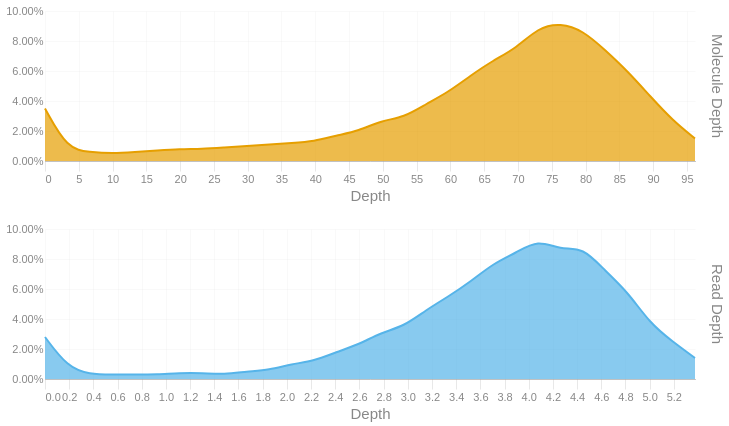

Notebook cell for this chart:
### Code cell
readdep = depth_hist(tb['Read Depth'], q99, 3)
readdep = readdep.with_columns(pl.lit('Read Depth').alias('Metric'))
if not SKIPLR:
    moldep = depth_hist(tb['Molecule Depth'], mol_q99, 1)
    moldep = moldep.with_columns(pl.lit('Molecule Depth').alias('Metric'))
    _hist = pl.concat([readdep, moldep])
    _hist = _hist.filter(pl.col('Proportion') != 0)
    with SafeRender(_hist):
        (
            alt.Chart(_hist)        
            .mark_area(interpolate = "basis")
            .encode(
                x=alt.X('Bin:Q').scale(domainMin=0).axis(alt.Axis(title='Depth')),
                y = alt.Y('Proportion:Q', title = None).axis(format = '.2%'),
                color = alt.Color('Metric:N').legend(None),
                row = alt.Row("Metric:N").header(title = None, labelOrient = 'right'),
                tooltip = [
                    alt.Tooltip("Metric:N", title = "Metric"),
                    alt.Tooltip('Interval:N', title = "Depth Interval"),
                    alt.Tooltip('Proportion:Q', title = "% Alignments").format('.2%')
                ]
            )
            .resolve_scale(x='independent', y='independent')
            .properties(
                height = 150, width = 650,
                usermeta={'embedOptions': {'downloadFileName': f'{samplename}.depth.hist'}}
            )
        ).display()
else:
    readdep = readdep.filter(pl.col('Proportion') != 0)
    with SafeRender(readdep):
        (
            alt.Chart(readdep)        
            .mark_area(interpolate = "basis")
            .encode(
                x=alt.X('Bin:Q').scale(domainMin=0).axis(alt.Axis(title='Depth')),
                y = alt.Y('Proportion:Q', title = None).axis(format = '.2%'),
                tooltip = [
                    alt.Tooltip('Interval:N', title = "Depth Interval"),
                    alt.Tooltip('Proportion:Q', title = "% Alignments").format('.2%')
                ]
            )
            .properties(
                usermeta={'embedOptions': {'downloadFileName': f'{samplename}.depth.hist'}}
            )
        ).display()

### Figure 1 — Vega-Lite specification as saved in the notebook (floating-point values rounded to 4 significant figures)
{"width": 650, "height": 150, "config": {"title": {"anchor": "start", "dy": -15, "fontSize": 18, "color": "#888888", "subtitleColor": "#888888", "subtitleFontSize": 14}, "arc": {"fill": "#0072B2"}, "axis": {"domainColor": "#888888", "domainWidth": 0.5, "gridWidth": 0.2, "grid": false, "titleFontWeight": 400, "titleFontSize": 15, "labelFontSize": 11, "labelColor": "#888888", "tickColor": "#888888", "tickWidth": 0.2, "titleColor": "#888888"}, "axisBand": {"grid": false}, "axisX": {"grid": true, "tickSize": 10, "domainCap": "round"}, "axisY": {"domain": false, "grid": true, "tickSize": 0, "domainCap": "round"}, "background": "transparent", "header": {"labelFontSize": 15, "labelColor": "#888888", "titleFontSize": 15, "titleFontWeight": 600, "titleColor": "#888888"}, "legend": {"labelFont": "sans-serif", "labelFontSize": 12, "labelColor": "#888888", "symbolSize": 100, "symbolType": "circle", "titleFontSize": 12, "titlePadding": 10, "titleColor": "#888888", "title": null}, "range": {"category": ["#E69F00", "#56B4E9", "#009E73", "#F0E442", "#0072B2", "#D55E00", "#CC79A7", "#000000"], "diverging": ["#cfe8f3", "#a2d4ec", "#73bfe2", "#46abdb", "#1696d2", "#12719e"]}, "area": {"fill": "#0072B2", "fillOpacity": 0.7, "line": true, "strokeOpacity": 0.7}, "line": {"color": "#0072B2", "stroke": "#0072B2", "strokeWidth": 2}, "trail": {"color": "#0072B2", "stroke": "#0072B2", "strokeWidth": 0, "size": 1}, "point": {"filled": true, "fillOpacity": 1.0, "size": 95}, "text": {"color": "#888888", "fontSize": 11, "align": "right", "fontWeight": 400, "size": 11}, "bar": {"fill": "#0072B2", "stroke": null}, "view": {"stroke": null, "continuousWidth": 660, "continuousHeight": 400}}, "data": {"name": "data-a1cd3e2e728b58948e92af1c17526f9a"}, "mark": {"type": "area", "interpolate": "basis"}, "encoding": {"color": {"field": "Metric", "legend": null, "type": "nominal"}, "row": {"field": "Metric", "header": {"title": null, "labelOrient": "right"}, "type": "nominal"}, "tooltip": [{"field": "Metric", "title": "Metric", "type": "nominal"}, {"field": "Interval", "title": "Depth Interval", "type": "nominal"}, {"field": "Proportion", "format": ".2%", "title": "% Alignments", "type": "quantitative"}], "x": {"axis": {"title": "Depth"}, "field": "Bin", "scale": {"domainMin": 0}, "type": "quantitative"}, "y": {"axis": {"format": ".2%"}, "field": "Proportion", "title": null, "type": "quantitative"}}, "resolve": {"scale": {"x": "independent", "y": "independent"}}, "usermeta": {"embedOptions": {"downloadFileName": "S3_Palmer_537.depth.hist"}}, "$schema": "https://vega.github.io/schema/vega-lite/v6.1.0.json", "datasets": {"data-a1cd3e2e728b58948e92af1c17526f9a": [{"Bin": 0.0, "Interval": "0.0-0.185", "Proportion": 0.028, "Metric": "Read Depth"}, {"Bin": 0.185, "Interval": "0.185-0.371", "Proportion": 0.008, "Metric": "Read Depth"}, {"Bin": 0.371, "Interval": "0.371-0.556", "Proportion": 0.003, "Metric": "Read Depth"}, {"Bin": 0.556, "Interval": "0.556-0.741", "Proportion": 0.003, "Metric": "Read Depth"}, {"Bin": 0.741, "Interval": "0.741-0.927", "Proportion": 0.003, "Metric": "Read Depth"}, {"Bin": 0.927, "Interval": "0.927-1.112", "Proportion": 0.003, "Metric": "Read Depth"}, {"Bin": 1.112, "Interval": "1.112-1.297", "Proportion": 0.004, "Metric": "Read Depth"}, {"Bin": 1.297, "Interval": "1.297-1.483", "Proportion": 0.004, "Metric": "Read Depth"}, {"Bin": 1.483, "Interval": "1.483-1.668", "Proportion": 0.003, "Metric": "Read Depth"}, {"Bin": 1.668, "Interval": "1.668-1.853", "Proportion": 0.005, "Metric": "Read Depth"}, {"Bin": 1.853, "Interval": "1.853-2.039", "Proportion": 0.006, "Metric": "Read Depth"}, {"Bin": 2.039, "Interval": "2.039-2.224", "Proportion": 0.01, "Metric": "Read Depth"}, {"Bin": 2.224, "Interval": "2.224-2.409", "Proportion": 0.012, "Metric": "Read Depth"}, {"Bin": 2.409, "Interval": "2.409-2.595", "Proportion": 0.018, "Metric": "Read Depth"}, {"Bin": 2.595, "Interval": "2.595-2.78", "Proportion": 0.023, "Metric": "Read Depth"}, {"Bin": 2.78, "Interval": "2.78-2.965", "Proportion": 0.031, "Metric": "Read Depth"}, {"Bin": 2.965, "Interval": "2.965-3.151", "Proportion": 0.035, "Metric": "Read Depth"}, {"Bin": 3.151, "Interval": "3.151-3.336", "Proportion": 0.046, "Metric": "Read Depth"}, {"Bin": 3.336, "Interval": "3.336-3.521", "Proportion": 0.055, "Metric": "Read Depth"}, {"Bin": 3.521, "Interval": "3.521-3.707", "Proportion": 0.065, "Metric": "Read Depth"}, {"Bin": 3.707, "Interval": "3.707-3.892", "Proportion": 0.077, "Metric": "Read Depth"}, {"Bin": 3.892, "Interval": "3.892-4.077", "Proportion": 0.084, "Metric": "Read Depth"}, {"Bin": 4.077, "Interval": "4.077-4.263", "Proportion": 0.093, "Metric": "Read Depth"}, {"Bin": 4.263, "Interval": "4.263-4.448", "Proportion": 0.086, "Metric": "Read Depth"}, {"Bin": 4.448, "Interval": "4.448-4.633", "Proportion": 0.088, "Metric": "Read Depth"}, {"Bin": 4.633, "Interval": "4.633-4.819", "Proportion": 0.072, "Metric": "Read Depth"}, {"Bin": 4.819, "Interval": "4.819-5.004", "Proportion": 0.058, "Metric": "Read Depth"}, {"Bin": 5.004, "Interval": "5.004-5.189", "Proportion": 0.037, "Metric": "Read Depth"}, {"Bin": 5.189, "Interval": "5.189-5.375", "Proportion": 0.025, "Metric": "Read Depth"}, {"Bin": 5.375, "Interval": "5.375-5.56", "Proportion": 0.014, "Metric": "Read Depth"}, {"Bin": 0.0, "Interval": "0.0-3.3", "Proportion": 0.035, "Metric": "Molecule Depth"}, {"Bin": 3.3, "Interval": "3.3-6.6", "Proportion": 0.008, "Metric": "Molecule Depth"}, {"Bin": 6.6, "Interval": "6.6-10.0", "Proportion": 0.006, "Metric": "Molecule Depth"}, {"Bin": 10.0, "Interval": "10.0-13.3", "Proportion": 0.005, "Metric": "Molecule Depth"}, {"Bin": 13.3, "Interval": "13.3-16.6", "Proportion": 0.006, "Metric": "Molecule Depth"}, {"Bin": 16.6, "Interval": "16.6-19.9", "Proportion": 0.007, "Metric": "Molecule Depth"}, {"Bin": 19.9, "Interval": "19.9-23.2", "Proportion": 0.008, "Metric": "Molecule Depth"}, {"Bin": 23.2, "Interval": "23.2-26.5", "Proportion": 0.008, "Metric": "Molecule Depth"}, {"Bin": 26.5, "Interval": "26.5-29.9", "Proportion": 0.009, "Metric": "Molecule Depth"}, {"Bin": 29.9, "Interval": "29.9-33.2", "Proportion": 0.01, "Metric": "Molecule Depth"}, {"Bin": 33.2, "Interval": "33.2-36.5", "Proportion": 0.011, "Metric": "Molecule Depth"}, {"Bin": 36.5, "Interval": "36.5-39.8", "Proportion": 0.012, "Metric": "Molecule Depth"}, {"Bin": 39.8, "Interval": "39.8-43.1", "Proportion": 0.013, "Metric": "Molecule Depth"}, {"Bin": 43.1, "Interval": "43.1-46.4", "Proportion": 0.017, "Metric": "Molecule Depth"}, {"Bin": 46.4, "Interval": "46.4-49.8", "Proportion": 0.02, "Metric": "Molecule Depth"}, {"Bin": 49.8, "Interval": "49.8-53.1", "Proportion": 0.027, "Metric": "Molecule Depth"}, {"Bin": 53.1, "Interval": "53.1-56.4", "Proportion": 0.029, "Metric": "Molecule Depth"}, {"Bin": 56.4, "Interval": "56.4-59.7", "Proportion": 0.038, "Metric": "Molecule Depth"}, {"Bin": 59.7, "Interval": "59.7-63.0", "Proportion": 0.046, "Metric": "Molecule Depth"}, {"Bin": 63.0, "Interval": "63.0-66.3", "Proportion": 0.057, "Metric": "Molecule Depth"}, {"Bin": 66.3, "Interval": "66.3-69.7", "Proportion": 0.067, "Metric": "Molecule Depth"}, {"Bin": 69.7, "Interval": "69.7-73.0", "Proportion": 0.075, "Metric": "Molecule Depth"}, {"Bin": 73.0, "Interval": "73.0-76.3", "Proportion": 0.089, "Metric": "Molecule Depth"}, {"Bin": 76.3, "Interval": "76.3-79.6", "Proportion": 0.092, "Metric": "Molecule Depth"}, {"Bin": 79.6, "Interval": "79.6-82.9", "Proportion": 0.087, "Metric": "Molecule Depth"}, {"Bin": 82.9, "Interval": "82.9-86.2", "Proportion": 0.074, "Metric": "Molecule Depth"}, {"Bin": 86.2, "Interval": "86.2-89.6", "Proportion": 0.06, "Metric": "Molecule Depth"}, {"Bin": 89.6, "Interval": "89.6-92.9", "Proportion": 0.043, "Metric": "Molecule Depth"}, {"Bin": 92.9, "Interval": "92.9-96.2", "Proportion": 0.027, "Metric": "Molecule Depth"}, {"Bin": 96.2, "Interval": "96.2-99.51", "Proportion": 0.015, "Metric": "Molecule Depth"}]}}
